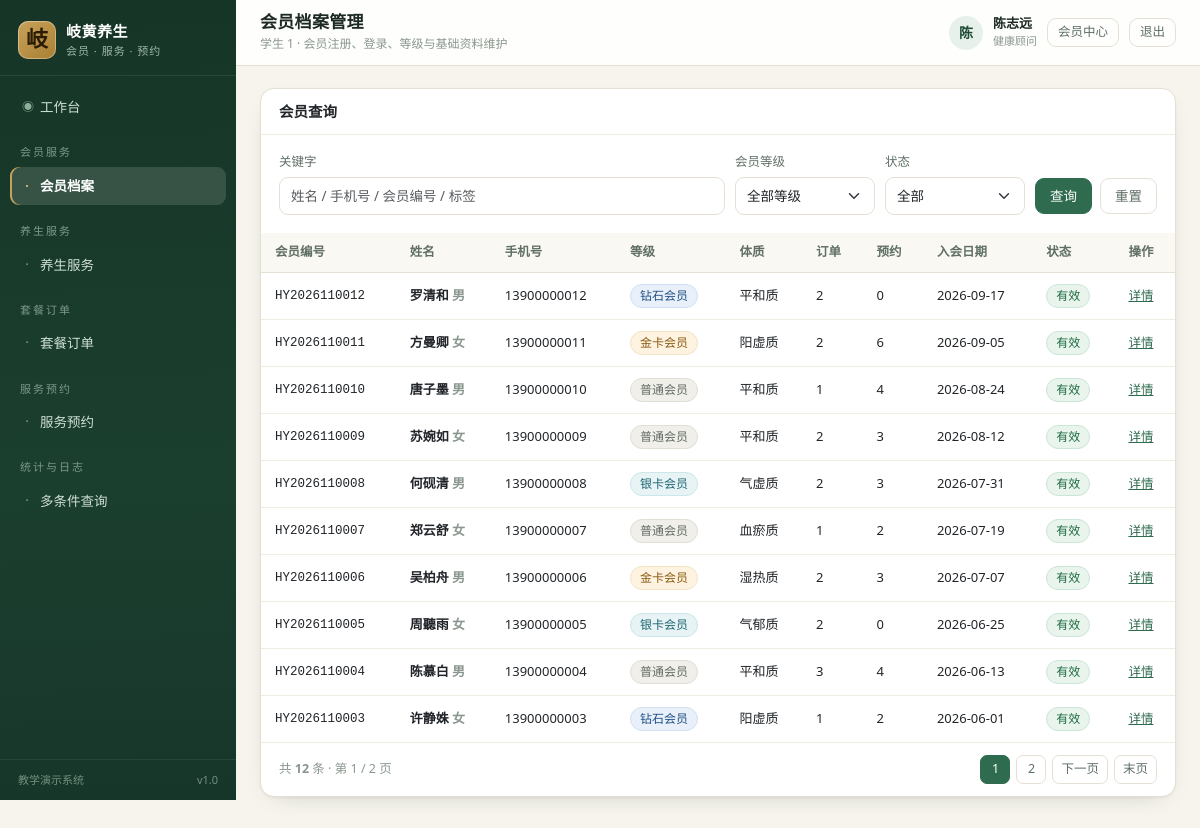
The page /accounts/members/ (signed in) on the database its author committed.
### core/models.py (models this page shows, shortened)
class Menu(models.Model):
    GROUP_CHOICES = [
        ("member", "会员服务"),
        ("service", "养生服务"),
        ("order", "套餐订单"),
        ("appointment", "服务预约"),
        ("report", "统计与日志"),
        ("system", "系统管理"),
    ]
    code = models.CharField("菜单编码", max_length=50, unique=True)
    name = models.CharField("菜单名称", max_length=50)
    url_name = models.CharField("路由名称", max_length=80)
    perm_codename = models.CharField("所需权限", max_length=100, blank=True,
                                     help_text="如 services.view_healthservice，留空表示登录即可访问")
    icon = models.CharField("图标", max_length=40, default="bi-circle")
    role_scope = models.CharField(
        "适用角色", max_length=120, blank=True,
        help_text="逗号分隔的角色编码（如 member,therapist），留空表示全部角色",
    )
    group = models.CharField("分组", max_length=20, choices=GROUP_CHOICES, default="service")
    sort_order = models.IntegerField("排序", default=0)
    is_active = models.BooleanField("启用", default=True)
    class Meta:
        verbose_name = "系统菜单"
        verbose_name_plural = "系统菜单"
        ordering = ["group", "sort_order", "id"]

### accounts/models.py (models this page shows, shortened)
class User(AbstractUser):
    ROLE_CHOICES = [
        ("admin", "系统管理员"),
        ("service_manager", "服务主管"),
        ("order_clerk", "订单专员"),
        ("therapist", "健康顾问"),
        ("reporter", "报表专员"),
        ("member", "会员"),
    ]
    ROLE_GROUP_MAP = {
        "admin": "系统管理员",
        "service_manager": "服务主管",
        "order_clerk": "订单专员",
        "therapist": "健康顾问",
        "reporter": "报表专员",
        "member": "会员",
    }
    role = models.CharField("角色", max_length=30, choices=ROLE_CHOICES, default="member")
    display_name = models.CharField("姓名", max_length=30, blank=True)
    phone = models.CharField("联系电话", max_length=20, blank=True)
    last_login_ip = models.CharField("最近登录IP", max_length=45, blank=True)
    class Meta:
        verbose_name = "系统用户"
        verbose_name_plural = "系统用户"
        ordering = ["-date_joined"]
    @property
    def is_member(self):
        return self.role == "member"

class Member(models.Model):
    LEVEL_CHOICES = [
        ("bronze", "普通会员"),
        ("silver", "银卡会员"),
        ("gold", "金卡会员"),
        ("diamond", "钻石会员"),
    ]
    LEVEL_DISCOUNT = {"bronze": 1.00, "silver": 0.95, "gold": 0.90, "diamond": 0.85}
    GENDER_CHOICES = [("M", "男"), ("F", "女"), ("U", "未知")]
    member_no = models.CharField("会员编号", max_length=20, unique=True, db_index=True)
    user = models.OneToOneField(
        "accounts.User", verbose_name="登录账号", on_delete=models.SET_NULL,
        null=True, blank=True, related_name="member_profile",
    )
    name = models.CharField("会员姓名", max_length=30)
    gender = models.CharField("性别", max_length=1, choices=GENDER_CHOICES, default="U")
    birthday = models.DateField("出生日期", null=True, blank=True)
    phone = models.CharField("手机号", max_length=20, unique=True)
    level = models.CharField("会员等级", max_length=20, choices=LEVEL_CHOICES, default="bronze")
    points = models.IntegerField("积分", default=0)
    balance = models.DecimalField("账户余额", max_digits=10, decimal_places=2, default=0)
    constitution = models.CharField("中医体质", max_length=30, blank=True,
                                    help_text="如 平和质、气虚质、阳虚质、痰湿质等")
    health_notes = models.TextField("健康备注", blank=True)
    allergy = models.CharField("过敏史", max_length=120, blank=True)
    tags = models.CharField("标签", max_length=120, blank=True, help_text="逗号分隔，如 肩颈不适,睡眠差")
    join_date = models.DateField("入会日期", default=local_today)
    is_active = models.BooleanField("有效", default=True)
    remark = models.TextField("其他说明", blank=True)
    created_by = models.ForeignKey(
        "accounts.User", verbose_name="建档人", on_delete=models.SET_NULL,
        null=True, blank=True, related_name="created_members",
    )
    created_at = models.DateTimeField("创建时间", auto_now_add=True)
    updated_at = models.DateTimeField("更新时间", auto_now=True)
    class Meta:
        verbose_name = "会员档案"
        verbose_name_plural = "会员档案"
        ordering = ["-created_at"]
        indexes = [models.Index(fields=["level", "is_active"])]

### accounts/views.py (the view)
# urls.py: path("members/", views.MemberListView.as_view(), name="member_list"),
class MemberListView(PermRequiredMixin, ListView):
    model = Member
    template_name = "accounts/member_list.html"
    permission_required = "accounts.view_member"
    context_object_name = "members"
    def get_queryset(self):
        qs = Member.objects.select_related("user").annotate(
            order_count=Count("orders", distinct=True),
            appointment_count=Count("appointments", distinct=True),
        )
        keyword = self.request.GET.get("keyword", "").strip()
        level = self.request.GET.get("level", "").strip()
        status = self.request.GET.get("status", "").strip()
        if keyword:
            qs = qs.filter(
                Q(name__icontains=keyword) | Q(phone__icontains=keyword)
                | Q(member_no__icontains=keyword) | Q(tags__icontains=keyword)
            )
        if level:
            qs = qs.filter(level=level)
        if status == "active":
            qs = qs.filter(is_active=True)
        elif status == "inactive":
            qs = qs.filter(is_active=False)
        return qs.order_by("-created_at")
    def get_context_data(self, **kwargs):
        ctx = super().get_context_data(**kwargs)
        ctx["page_obj"] = paginate(self.request, self.get_queryset(), 10)
        ctx["members"] = ctx["page_obj"]
        ctx["levels"] = Member.LEVEL_CHOICES
        ctx["keyword"] = self.request.GET.get("keyword", "")
        ctx["level"] = self.request.GET.get("level", "")
        ctx["status"] = self.request.GET.get("status", "")
        ctx["total"] = self.get_queryset().count()
        return ctx

### core/context_processors.py (called while the page is built)
def navigation(request):
    user = getattr(request, "user", None)
    if user is None or not user.is_authenticated:
        return {"nav_groups": [], "nav_menus": []}
    role = getattr(user, "role", "")
    menus = []
    for menu in Menu.objects.filter(is_active=True):
        if menu.role_scope and role not in [r.strip() for r in menu.role_scope.split(",") if r.strip()]:
            continue
        if not menu.perm_codename or user.has_perm(menu.perm_codename):
            menus.append(menu)
    group_labels = dict(Menu.GROUP_CHOICES)
    groups = []
    for code, label in Menu.GROUP_CHOICES:
        items = [m for m in menus if m.group == code]
        if items:
            groups.append({"code": code, "label": group_labels.get(code, label), "items": items})
    return {"nav_groups": groups, "nav_menus": menus}

### core/templatetags/ui_tags.py (called while the page is built)
@register.filter
def badge(value):
    return BADGE_MAP.get(str(value), "secondary")

@register.simple_tag(takes_context=True)
def querystring(context, **kwargs):
    request = context.get("request")
    query = request.GET.copy() if request else {}
    for key, value in kwargs.items():
        if value in (None, ""):
            query.pop(key, None)
        else:
            query[key] = value
    return query.urlencode() if hasattr(query, "urlencode") else ""

@register.simple_tag(takes_context=True)
def active_nav(context, url_name):
    request = context.get("request")
    if not request:
        return ""
    resolver = getattr(request, "resolver_match", None)
    if not resolver:
        return ""
    current = resolver.view_name or ""
    return "active" if current == url_name or current.startswith(url_name + "_") else ""

@register.inclusion_tag("core/_pager.html", takes_context=True)
def pager(context, page_obj):
    return {"page_obj": page_obj, "request": context.get("request")}

### core/utils.py (called while the page is built)
def paginate(request, queryset, per_page=10):
    try:
        per_page = int(request.GET.get("per_page", per_page))
    except (TypeError, ValueError):
        per_page = 10
    per_page = max(5, min(per_page, 100))
    paginator = Paginator(queryset, per_page)
    return paginator.get_page(request.GET.get("page"))

### templates/accounts/member_list.html (shortened to what this page needs)
{% extends "base.html" %}
{% load ui_tags %}
{% block page_title %}会员档案管理{% endblock %}
{% block breadcrumb %}<div class="crumb">学生 1 · 会员注册、登录、等级与基础资料维护</div>{% endblock %}
{% block content %}
<div class="card">
  <div class="card-head">
    <h2>会员查询</h2>
  </div>
  <div class="card-body">
    <form method="get" class="filter-bar">
      <div class="field grow">
        <label>关键字</label>
        <input class="form-control" type="text" name="keyword" value="{{ keyword }}"
               placeholder="姓名 / 手机号 / 会员编号 / 标签">
      </div>
      <div class="field">
        <label>会员等级</label>
        <select class="form-select" name="level">
          <option value="">全部等级</option>
        </select>
      </div>
      <div class="field">
        <label>状态</label>
        <select class="form-select" name="status">
          <option value="">全部</option>
        </select>
      </div>
      <div class="actions">
        <button class="btn btn-primary" type="submit">查询</button>
        <a class="btn btn-outline-secondary" href="{% url 'accounts:member_list' %}">重置</a>
      </div>
    </form>
  </div>
  <div class="table-wrap">
    <table class="data">
      <thead>
        <tr>
          <th>会员编号</th><th>姓名</th><th>手机号</th><th>等级</th>
          <th>体质</th><th>订单</th><th>预约</th><th>入会日期</th><th>状态</th><th>操作</th>
        </tr>
      </thead>
      <tbody>
        {% for m in members %}
        <tr data-href="{% url 'accounts:member_detail' m.pk %}">
          <td class="mono">{{ m.member_no }}</td>
          <td class="strong">{{ m.name }}{% if m.gender == 'F' %}<span class="muted"> 女</span>{% elif m.gender == 'M' %}<span class="muted"> 男</span>{% endif %}</td>
          <td class="num">{{ m.phone }}</td>
          <td><span class="badge-soft {{ m.level|badge }}">{{ m.get_level_display }}</span></td>
          <td>{{ m.constitution|default:"—" }}</td>
          <td class="num">{{ m.order_count }}</td>
          <td class="num">{{ m.appointment_count }}</td>
          <td class="nowrap">{{ m.join_date|date:"Y-m-d" }}</td>
          <td>
            {% if m.is_active %}<span class="badge-soft success">有效</span>
            {% else %}<span class="badge-soft secondary">停用</span>{% endif %}
          </td>
          <td class="nowrap">
            <a class="btn-link" href="{% url 'accounts:member_detail' m.pk %}">详情</a>
          </td>
        </tr>
        {% empty %}
        <tr><td colspan="10"><div class="empty"><span class="big">◇</span>没有符合条件的会员</div></td></tr>
        {% endfor %}
      </tbody>
    </table>
  </div>
  {% pager page_obj %}
</div>
{% endblock %}

### templates/base.html (shortened to what this page needs)
{% load static ui_tags %}<!DOCTYPE html>
<html lang="zh-CN">
<head>
  <link rel="stylesheet" href="{% static 'vendor/bootstrap.min.css' %}">
  <link rel="stylesheet" href="{% static 'css/app.css' %}">
</head>
<body>
<div class="layout">
  <aside class="sidebar" id="sidebar">
    <a class="brand" href="{% url 'dashboard' %}">
      <span class="brand-mark">岐</span>
      <span class="brand-text">
        <strong>岐黄养生</strong>
        <small>会员 · 服务 · 预约</small>
      </span>
    </a>
    <nav class="nav-list">
      {% if not user.is_member %}
      <a class="nav-item {% active_nav 'dashboard' %}" href="{% url 'dashboard' %}">
        <span class="nav-icon">◉</span> 工作台
      </a>
      {% endif %}
      {% for group in nav_groups %}
        <div class="nav-group">{{ group.label }}</div>
        {% for menu in group.items %}
          <a class="nav-item {% active_nav menu.url_name %}" href="{% url menu.url_name %}">
            <span class="nav-icon">·</span> {{ menu.name }}
          </a>
        {% endfor %}
      {% endfor %}
    </nav>
    <div class="sidebar-foot">
      <span>教学演示系统</span>
      <span class="ver">v1.0</span>
    </div>
  </aside>
  <div class="main">
    <header class="topbar">
      <div class="page-heading">
        <h1>{% block page_title %}工作台{% endblock %}</h1>
        {% block breadcrumb %}{% endblock %}
      </div>
      <div class="user-box">
        <span class="avatar">{{ user.display_name|default:user.username|slice:":1" }}</span>
        <span class="user-meta">
          <strong>{{ user.display_name|default:user.username }}</strong>
          <small>{{ user.get_role_display }}</small>
        </span>
        <a class="btn btn-sm btn-outline-secondary" href="{% url 'accounts:profile' %}">会员中心</a>
        <form method="post" action="{% url 'accounts:logout' %}" class="d-inline">
          <button class="btn btn-sm btn-outline-secondary" type="submit">退出</button>
        </form>
      </div>
    </header>
    <main class="content">
      {% block content %}{% endblock %}
    </main>
  </div>
</div>
</body>
</html>

### rows shown on the page
Menu: name "会员档案"
Menu: name "养生服务"
Menu: name "套餐订单"
Menu: name "服务预约"
Menu: name "多条件查询"
User: display_name "陈", display_name "陈志远", role "健康顾问"
Member: member_no "HY2026110012", name "罗清和", gender "男", phone "13900000012", level "钻石会员", constitution "平和质", order_count "2", appointment_count "0", join_date "2026-09-17", is_active "有效"
Member: member_no "HY2026110011", name "方曼卿", gender "女", phone "13900000011", level "金卡会员", constitution "阳虚质", order_count "2", appointment_count "6", join_date "2026-09-05", is_active "有效"
Member: member_no "HY2026110010", name "唐子墨", gender "男", phone "13900000010", level "普通会员", constitution "平和质", order_count "1", appointment_count "4", join_date "2026-08-24", is_active "有效"
Member: member_no "HY2026110009", name "苏婉如", gender "女", phone "13900000009", level "普通会员", constitution "平和质", order_count "2", appointment_count "3", join_date "2026-08-12", is_active "有效"
Member: member_no "HY2026110008", name "何砚清", gender "男", phone "13900000008", level "银卡会员", constitution "气虚质", order_count "2", appointment_count "3", join_date "2026-07-31", is_active "有效"
Member: member_no "HY2026110007", name "郑云舒", gender "女", phone "13900000007", level "普通会员", constitution "血瘀质", order_count "1", appointment_count "2", join_date "2026-07-19", is_active "有效"
Member: member_no "HY2026110006", name "吴柏舟", gender "男", phone "13900000006", level "金卡会员", constitution "湿热质", order_count "2", appointment_count "3", join_date "2026-07-07", is_active "有效"
Member: member_no "HY2026110005", name "周聽雨", gender "女", phone "13900000005", level "银卡会员", constitution "气郁质", order_count "2", appointment_count "0", join_date "2026-06-25", is_active "有效"
Member: member_no "HY2026110004", name "陈慕白", gender "男", phone "13900000004", level "普通会员", constitution "平和质", order_count "3", appointment_count "4", join_date "2026-06-13", is_active "有效"
Member: member_no "HY2026110003", name "许静姝", gender "女", phone "13900000003", level "钻石会员", constitution "阳虚质", order_count "1", appointment_count "2", join_date "2026-06-01", is_active "有效"

### other values the page prints
{{ group.label }} "会员服务" "养生服务" "套餐订单" "服务预约" "统计与日志"
{{ page_obj.paginator.count }} "12"
{{ page_obj.number }} "1"
{{ page_obj.paginator.num_pages }} "2"
{{ num }} "1"
{{ num }} "2"
